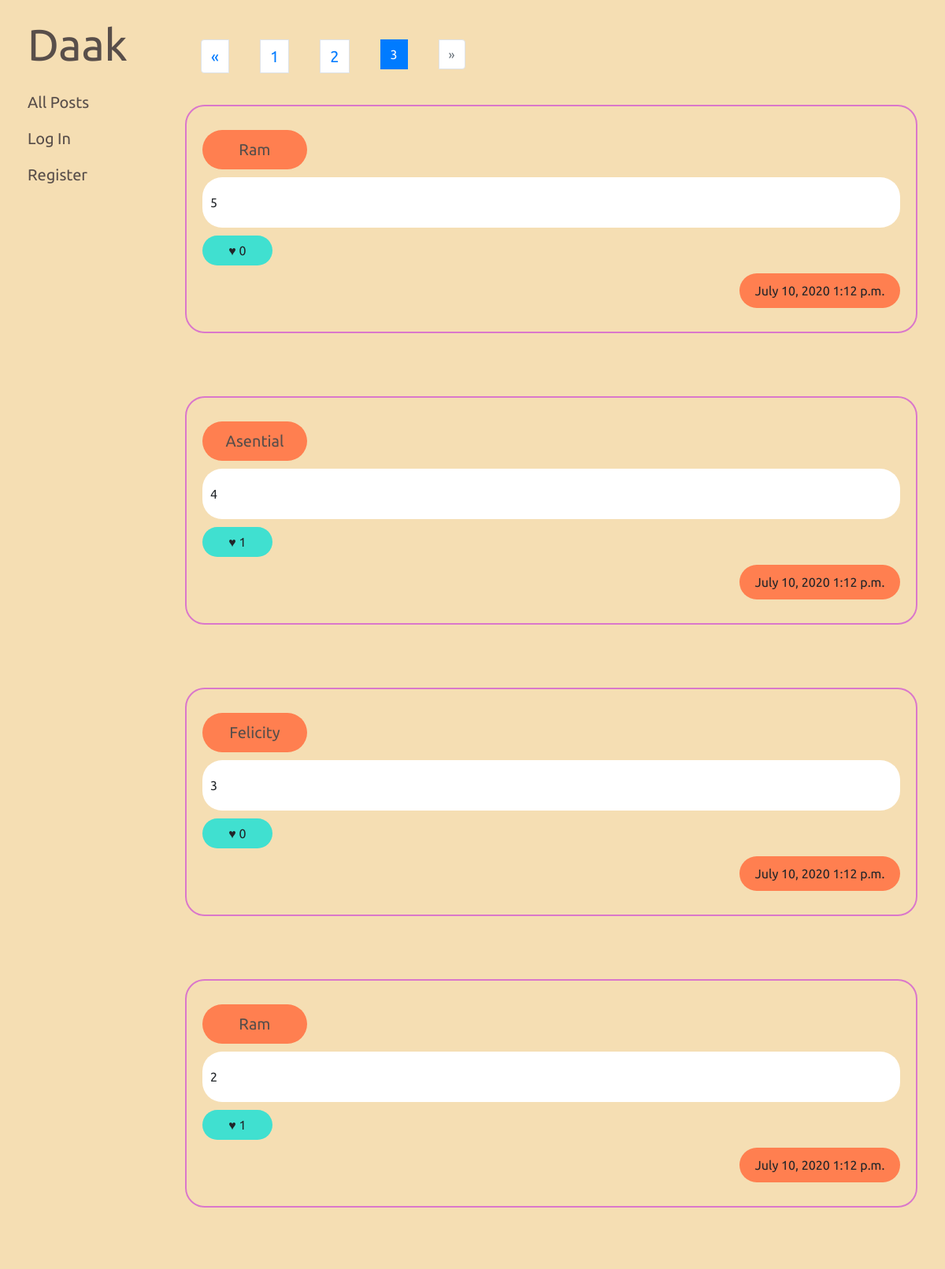
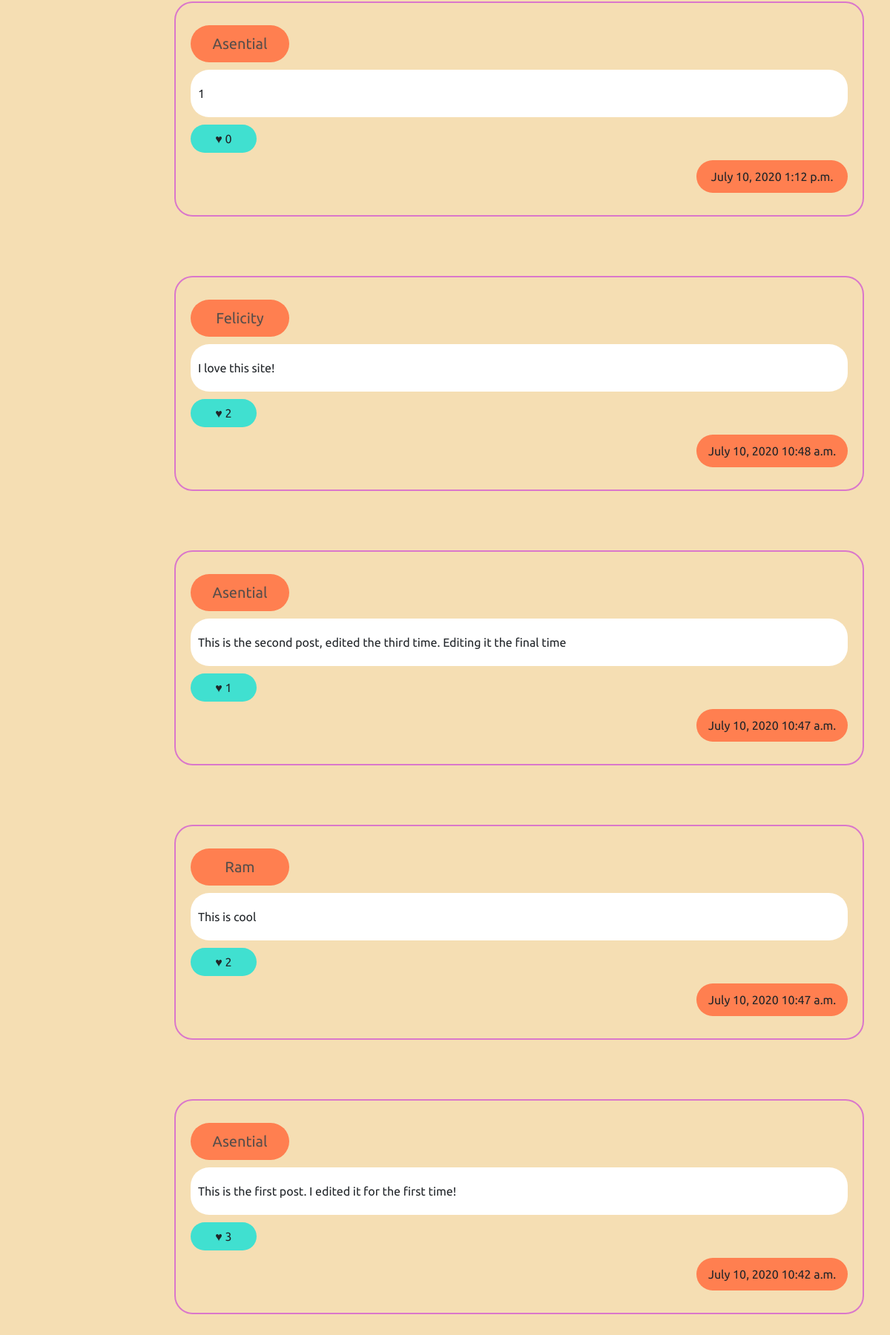
/?page=3, run on the app's committed database (2 pictures, top to bottom).
### network/models.py (models this page shows, shortened)
class Post(models.Model):
    user = models.ForeignKey(User, on_delete=models.CASCADE)
    content = models.TextField(max_length=400)
    likes = models.IntegerField(default=0)
    date = models.DateField(auto_now=False, auto_now_add=True)
    time = models.TimeField(auto_now=False, auto_now_add=True)

class User(AbstractUser):
    pass

### network/views.py (the view, shortened to what this page needs)
# urls.py: path("", views.index, name="index"),
def index(request):
    post_list = Post.objects.all().order_by('-id')
    page = request.GET.get('page', 1)
    paginator = Paginator(post_list, 10)
    try:
        posts = paginator.page(page)
    except PageNotAnInteger:
        posts = paginator.page(1)
    except EmptyPage:
        posts = paginator.page(paginator.num_pages)
    return render(request, "network/index.html", {
        "posts": posts,
    })

### network/templates/network/index.html (shortened to what this page needs)
{% extends "network/layout.html" %}
{% block body %}
{% if posts.has_other_pages %}
<nav aria-label="Page navigation example" style="margin: 20px 0px; padding: 20px 0;">
    <ul class="pagination">
        {% if posts.has_previous %}
            <li class="page-item"><a class="page-link" href="?page={{ posts.previous_page_number }}">&laquo;</a></li>
        {% else %}
            <li class="disabled page-item"><span class="page-link">&laquo;</span></li>
        {% endif %}
        {% for i in posts.paginator.page_range %}
            {% if posts.number == i %}
                <li class="active page-item"><span class="page-link">{{ i }} <span class="sr-only">(current)</span></span></li>
            {% else %}
                <li class="page-item"><a class="page-link" href="?page={{ i }}">{{ i }}</a></li>
            {% endif %}
        {% endfor %}
        {% if posts.has_next %}
            <li class="page-item"><a class="page-link" href="?page={{ posts.next_page_number }}">&raquo;</a></li>
        {% else %}
            <li class="disabled page-item"><span class="page-link">&raquo;</span></li>
        {% endif %}
    </ul>
    </nav>
{% endif %}
{% if user.is_authenticated %}
    {% for post in posts %}
    <div class="post">
        <f class="row">
            <div class="user col-3" style="max-width: 15%; flex: 0 0 15%;"><a href="{% url 'profile' post.user %}">{{post.user}}</a></div>
            <div class="col-6" style="max-width: 75%; flex: 0 0 75%;"></div>
            {% if post.user == request.user %}
                    <button class="edit btn col-3" style="max-width: 10%; flex: 0 0 10%" id="{{post.id}}" >Edit</button>
            {% endif %}
        </f>
        <div name={{post.id}} class="content">{{post.content}}</div>
        {% if post in liked %}
                <button class="btn like-btn dislike" num={{post.likes}} id="{{post.id}}">&hearts; {{post.likes}}</button>
        {% else %}
                <button class="btn like-btn like" num={{post.likes}} id="{{post.id}}">&hearts; {{post.likes}}</button>
        {% endif %}
        <f class="row">
            <div class="col-10" style="max-width: 77%; flex: 0 0 77%;"></div>
            <div class="timestamp col-2" style="max-width: 23%; flex: 0 0 23%;">{{post.date}} {{post.time}}</div>
        </f>
    </div>
    {% endfor %}
{% else %}
    {% for post in posts %}
        <div class="post">
            <f class="row">
            <div class="user col-3" style="max-width: 15%; flex: 0 0 15%;"><a href="{% url 'profile' post.user %}">{{post.user}}</a></div>
            <div class="col-6" style="max-width: 85%; flex: 0 0 85%;"></div>
            </f>
            <div class="content">{{post.content}}</div>
            <div class="btn like-btn">&hearts; {{post.likes}}</div>
            <f class="row">
                <div class="col-10" style="max-width: 77%; flex: 0 0 77%;"></div>
                <div class="timestamp col-2" style="max-width: 23%; flex: 0 0 23%;">{{post.date}} {{post.time}}</div>
            </f>
        </div>
    {% endfor %}
{% endif %}
{% endblock %}

### network/static/network/styles.css (style rules this page uses)
body { background-color: wheat; }
.post > div, .post > f > div { border-radius: 25px; }
.post { border: solid 2px #da77cb; border-radius: 25px; margin: 20px 20px; padding: 20px 20px; margin-bottom: 80px; display: flex; flex-direction: column; }
.like-btn { margin-top: 10px; border-radius: 25px; background-color: turquoise; width: 10%; }
.user { background-color: coral; width: fit-content; display: inline-block; text-align: center; }
.content { padding: 20px 10px; background-color: white; }
.timestamp { background-color: coral; text-align: center; width: 25%; }
.pagination { padding-left: 20px; }
.row { margin: 10px 0; }
.user, .likes, .timestamp { padding: 10px 10px; }

### network/static/network/underline.css (style rules this page uses)
body { font-family: 'Ubuntu', sans-serif; }
ul { list-style-type: none; margin: 0; text-align: left; }
ul li { display: inline-block; margin: 0 20px; }
a { font-size: 20px; color: #584e4a; position: relative; text-decoration: none; padding-bottom: 8px; }
a:before, a:after { content: ''; position: absolute; bottom: 8px; left: 0; right: 0; height: 2px; background-color: #ea93a6; }
a:before { opacity: 0; transform: translateY(- 8px); transition: transform 0s cubic-bezier(0.175, 0.885, 0.32, 1.275), opacity 0s; }
a:after { opacity: 0; transform: translateY(4px); transition: transform 0.2s cubic-bezier(0.175, 0.885, 0.32, 1.275), opacity 0.2s; }

### data on the page
Post: user "Ram", content "5", likes "0", date "July 10, 2020", time "1:12 p.m."
Post: user "Asential", content "4", likes "1", date "July 10, 2020", time "1:12 p.m."
Post: user "Felicity", content "3", likes "0", date "July 10, 2020", time "1:12 p.m."
Post: user "Ram", content "2", likes "1", date "July 10, 2020", time "1:12 p.m."
Post: user "Asential", content "1", likes "0", date "July 10, 2020", time "1:12 p.m."
Post: user "Felicity", content "I love this site!", likes "2", date "July 10, 2020", time "10:48 a.m."
Post: user "Asential", content "This is the second post, edited the third time. Editing it the final time", likes "1", date "July 10, 2020", time "10:47 a.m."
Post: user "Ram", content "This is cool", likes "2", date "July 10, 2020", time "10:47 a.m."
Post: user "Asential", content "This is the first post. I edited it for the first time!", likes "3", date "July 10, 2020", time "10:42 a.m."

### other printed values
{{ i }} "1" "2"
{{ i }} "3"
